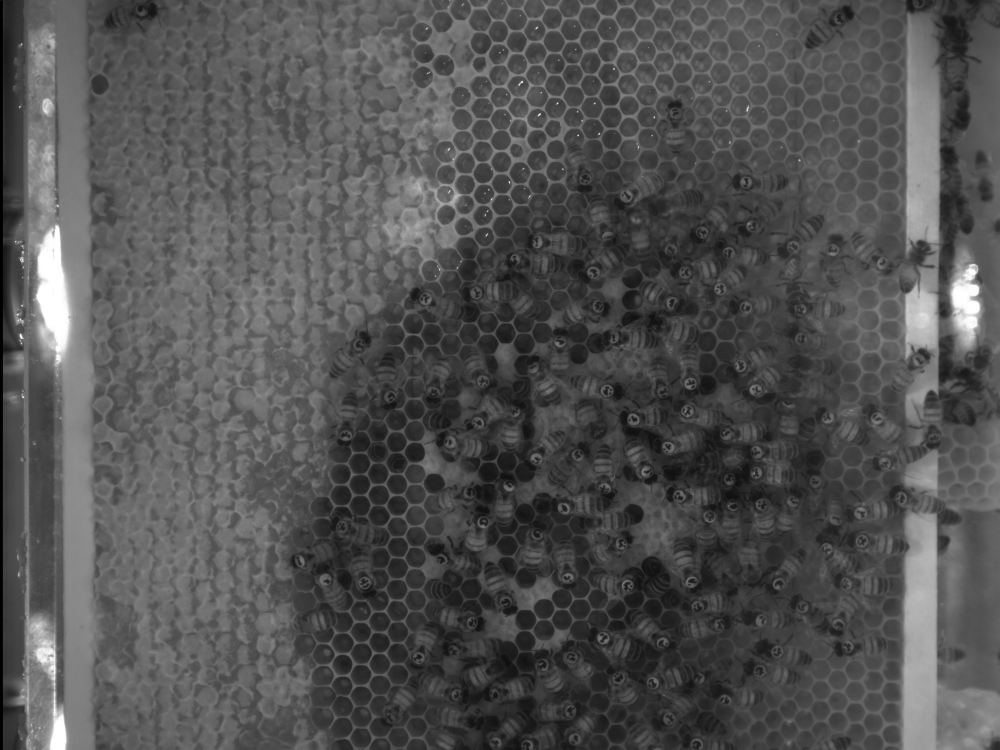
#> input picture combdetection/utils/Cam_0_20140804152006_3.jpeg, 4000 x 3000 px (shown at 1/4 size); its folder holds only this picture in this run
$ python -i get_new_mask.py   (imports and definitions only)   (older library calls are emulated)
#> lines starting #> are read from the running program, lines starting #| are printed output that depends on the picture
import cv2
import sys
import numpy as np
import matplotlib.pyplot as plt
from scipy.misc import imread, imresize
import combdetection.config as conf
import combdetection.util as ut


def generate_labels(mask):
    mask_mapped = np.copy(mask)
    labels = np.zeros((mask.shape[0], mask.shape[1], 8), dtype=np.uint8)
    for i in range(mask.shape[0]):
        for j in range(mask.shape[1]):
            # = find_nearest(mask[i,j])
            mask_mapped[i, j], labels[i, j] = find_nearest(mask[i, j])
    return mask_mapped, labels


def label_generate_mask(labels):
    mask = np.zeros((labels.shape[0], labels.shape[1], 3), dtype=np.uint8)
    color_mapping_arr = np.asarray([v for k, v in conf.CLASS_COLOR_MAPPING.items()])
    for i in range(labels.shape[0]):
        for j in range(labels.shape[1]):
            mask[i, j] = np.dot(np.transpose(color_mapping_arr), labels[i, j])

    return mask


def find_nearest(value, encode_class=False):
    color_mapping_arr = [v for k, v in conf.CLASS_COLOR_MAPPING.items()]
    array = np.asarray(color_mapping_arr)
    value = np.asarray(value)
    distances = [np.linalg.norm(v - value) for v in array]
    idx = np.asarray(distances).argmin()


    v = np.zeros(8)
    v[idx] = 1
    return color_mapping_arr[idx], v


# color_mapping = {1:[255,255,0], 2: [100,100,100], 3:[100,100,0],  4: [255, 0, 0], 5:[0, 255, 0],  8: [0, 0, 255]}
# class_mapping = {0:"bee_head", 1: "bee_breast", 2: "bee_back", 3: "tag", 4:"honey", 5:"comb"}

def generate_masks_for_classes(fn):
    mask = cv2.imread(fn)
#> mask is the input picture: shape (3000, 4000, 3); min 0, max 255, mean 82
    if(conf.GENERATOR_COMPRESSION_FAKTOR is not None):
            targetsize = np.round(np.array(mask.shape)/conf.GENERATOR_COMPRESSION_FAKTOR).astype(int)
#> targetsize = [500, 667, 0]
            print("new size" + str(targetsize))
#| new size[500 667   0]
            mask = cv2.resize(mask, (targetsize[1], targetsize[0]))
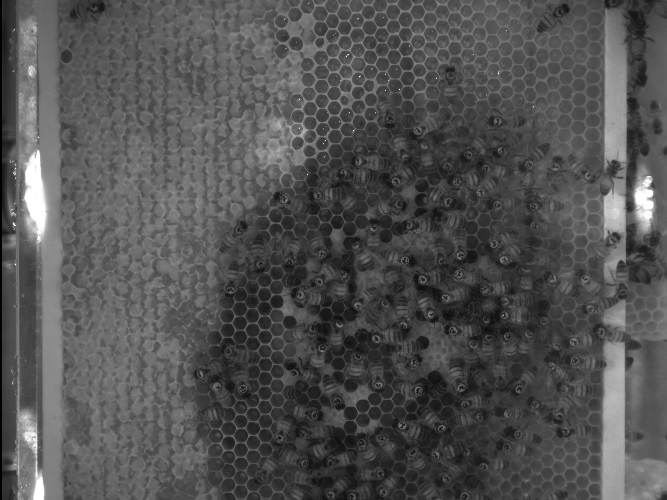
#> mask: shape (500, 667, 3); min 0, max 255, mean 81.9

    mask_conv = cv2.cvtColor(mask, cv2.COLOR_RGB2BGR)
    cv2.namedWindow("orig", cv2.WINDOW_FREERATIO)
    cv2.imshow("orig", mask)
    cv2.waitKey(0)
    masked_mapped, labels = generate_labels(cv2.cvtColor(mask, cv2.COLOR_BGR2RGB))
#> the loop in generate_labels, `for i in range(mask.shape[0]):` made 500 passes
#> after the loop in generate_labels, `for i in range(mask.shape[0]):`:
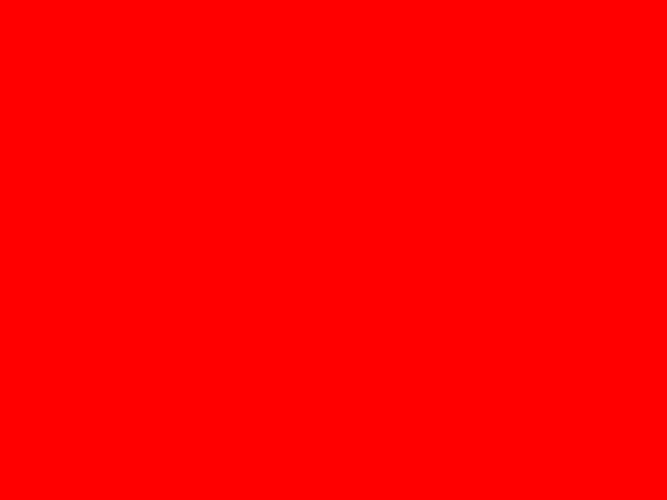
#> mask_mapped: shape (500, 667, 3); mean R, G, B 255, 0, 0

    cv2.namedWindow("mapped mask", cv2.WINDOW_FREERATIO)
    cv2.imshow("mapped mask", cv2.cvtColor(masked_mapped, cv2.COLOR_RGB2BGR))
    cv2.waitKey(0)
    remapped_mask = label_generate_mask(labels)
#> after the loop in label_generate_mask, `for i in range(labels.shape[0]):`: mask: shape (500, 667, 3); every value is 0
    cv2.namedWindow("remapped mask", cv2.WINDOW_FREERATIO)
    cv2.imshow("remapped mask", cv2.cvtColor(remapped_mask, cv2.COLOR_RGB2BGR))
    cv2.waitKey(0)
    cv2.destroyAllWindows()

    # print(np.unique(mask, True, False, True))
    exit()

#> (the run stopped early here; a loop or call above may not have finished)
